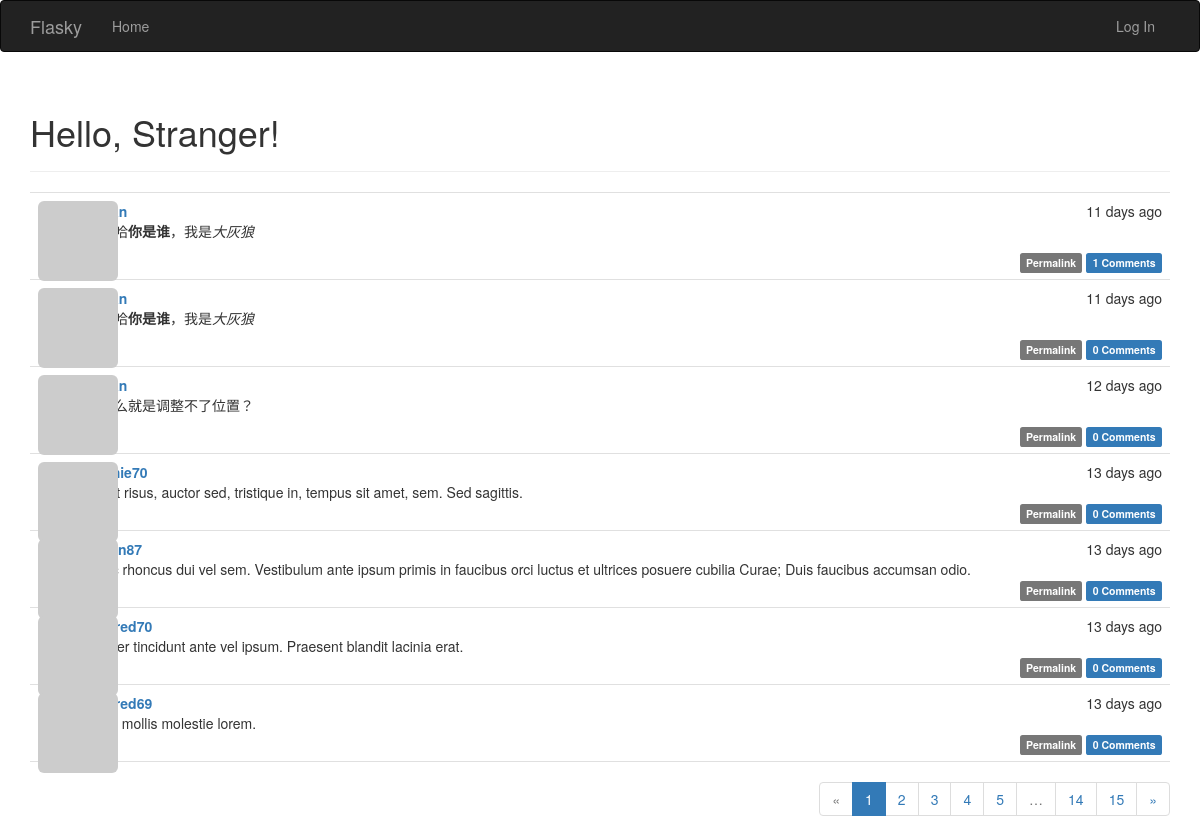
Before: / with the older database file.
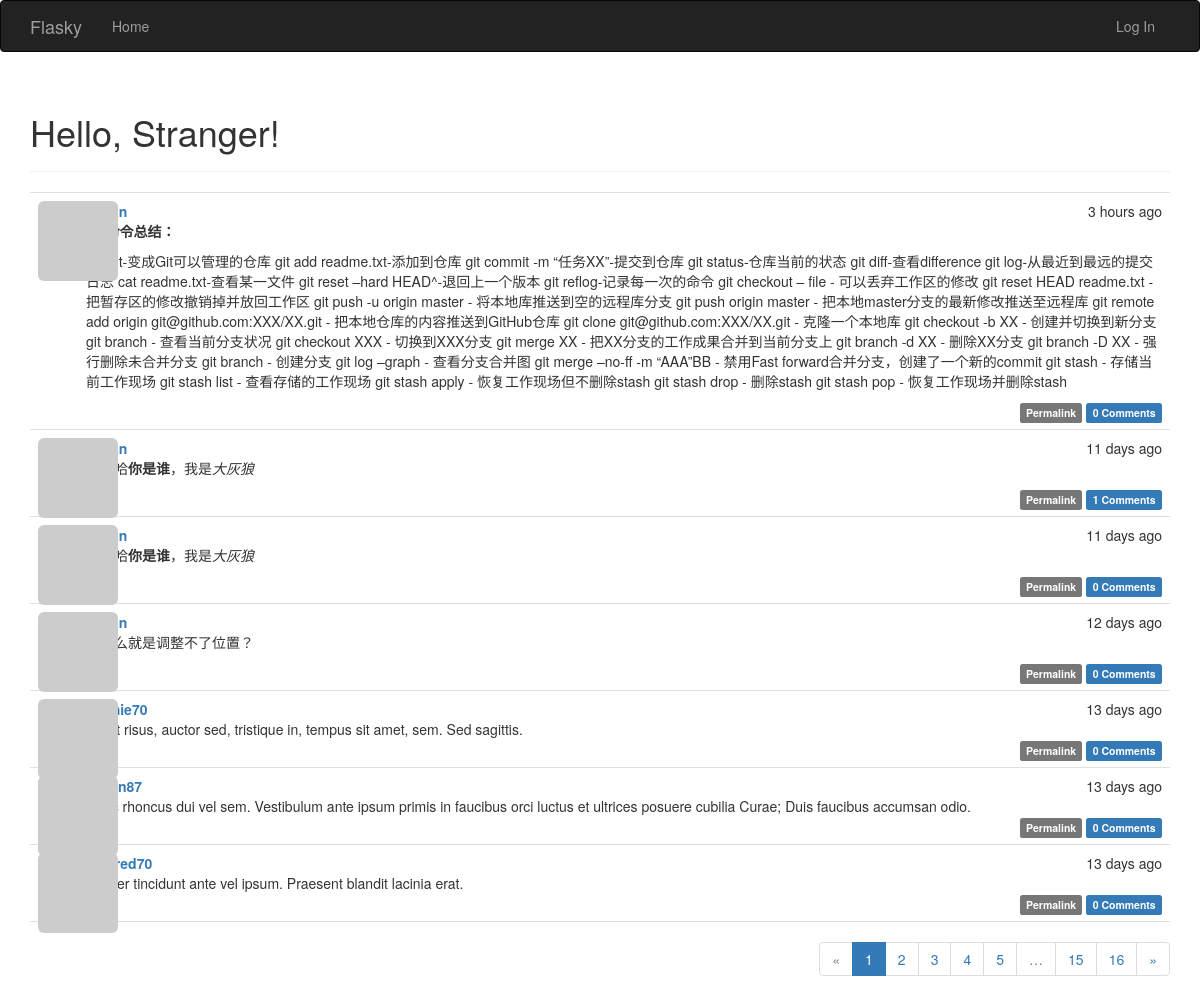
After: the same page with the newer database file.
### app/models.py (models this page shows, shortened)
class Post(db.Model):
    __tablename__ = 'posts'
    id = db.Column(db.Integer, primary_key=True)
    body = db.Column(db.Text)
    timestamp = db.Column(db.DateTime, index=True, default=datetime.utcnow)  # 有默认值
    author_id = db.Column(db.Integer, db.ForeignKey('users.id'))
    body_html = db.Column(db.Text)
    comments = db.relationship('Comment', backref='post', lazy='dynamic')

class User(UserMixin,db.Model):
    __tablename__ = 'users'
    sqlite_autoincrement = True
    id = db.Column(db.Integer, primary_key=True)
    email = db.Column(db.String(64), unique=True, index=True)
    username = db.Column(db.String(64), unique=True, index=True)
    role_id = db.Column(db.Integer, db.ForeignKey('roles.id'))
    password_hash = db.Column(db.String(128))
    confirmed = db.Column(db.Boolean, default=False)
    name = db.Column(db.String(64))
    location = db.Column(db.String(64))
    about_me = db.Column(db.Text())
    member_since = db.Column(db.DateTime(), default=datetime.utcnow)
    last_seen = db.Column(db.DateTime(), default=datetime.utcnow)
    avatar_hash = db.Column(db.String(32))
    posts = db.relationship('Post', backref='author', lazy='dynamic')  # posts和comments都需要关联author才行，所以两个都有
    comments = db.relationship('Comment', backref='author', lazy='dynamic')
    @property
    def password(self):  # 若尝试读取password的值会返回属性错误，因为生成了散列值后不能还原
        raise AttributeError('password is not a readable attribute')
    def gravatar(self, size=100, default='identicon', rating='g'):
        if request.is_secure:
            url = 'https://secure.gravatar.com/avatar'
        else:
            url = 'http://cn.gravatar.com/avatar'
        hash = self.avatar_hash or hashlib.md5(self.email.encode('utf-8')).hexdigest()
        return '{url}/{hash}?s={size}&d={default}&r={rating}'.format(
            url=url, hash=hash, size=size, default=default, rating=rating)

### app/main/views.py (the view)
@main.route('/', methods=['GET', 'POST'])
def index():
    form = PostForm()
    if current_user.can(Permission.WRITE_ARTICLES) and \
            form.validate_on_submit():
        post = Post(body=form.body.data,
                    author=current_user._get_current_object())
        db.session.add(post)
        return redirect(url_for('.index'))
    page = request.args.get('page', 1, type=int)
    pagination = Post.query.order_by(Post.timestamp.desc()).paginate(
        page, per_page=7,
        error_out=False)
    posts = pagination.items
    return render_template('index.html', form=form, posts=posts,
                           pagination=pagination)

### app/auth/views.py (called while the page is built)
@auth.before_app_request
def before_request():
    if current_user.is_authenticated:
        current_user.ping()
        if not current_user.confirmed \
                and request.endpoint[:5] != 'auth.' \
                and request.endpoint != 'static':
            return redirect(url_for('auth.unconfirmed'))

### app/main/__init__.py (called while the page is built)
@main.app_context_processor  # 把permission类加入模板
def inject_permissions():
    return dict(Permission=Permission)

### app/models.py (called while the page is built)
    def can(self, permissions):
        return False

    def is_administrator(self):
        return False

### app/templates/index.html (shortened to what this page needs)
{% extends "base.html" %}
{% import "bootstrap/wtf.html" as wtf %}
{% import "_macros.html" as macros %}
{% block page_content %}
<div class="page-header">
     <h1>Hello, {% if current_user.is_authenticated %}{{ current_user.username }}{% else %}Stranger{% endif %}!</h1>
</div>
{% include '_posts.html' %}
{% if pagination %}
<div class="pagination">
    {{ macros.pagination_widget(pagination, '.index') }}
</div>
{% endif %}
{% endblock %}

### app/templates/_posts.html (shortened to what this page needs)
<ul class="posts">
    {% for post in posts %}
    <li class="post">
        <div class="post-thumbnail">
            <a href="{{ url_for('.user', username=post.author.username) }}">
                <img class="img-rounded profile-thumbnail" src="{{ post.author.gravatar(size=40) }}">
            </a>
        </div>
        <div class="post-content">
            <div class="post-date">{{ moment(post.timestamp).fromNow() }}</div>
            <div class="post-author"><a href="{{ url_for('.user', username=post.author.username) }}">{{ post.author.username }}</a></div>
            <div class="post-body">
                {% if post.body_html %}
                    {{ post.body_html | safe }}
                {% else %}
                    {{ post.body }}
                {% endif %}
            </div>
            <div class="post-footer">
                <a href="{{ url_for('.post', id=post.id) }}">
                    <span class="label label-default">Permalink</span>
                </a>
                 <a href="{{ url_for('.post', id=post.id) }}#comments">
                    <span class="label label-primary">{{ post.comments.count() }} Comments</span>
                </a>
            </div>
        </div>
    </li>
    {% endfor %}
</ul>

Changed rows visible on the page:
no longer on this page (row unchanged): Post: timestamp "13 days ago", author.username "mildred69", body "Nulla mollis molestie lorem.", comments.count "0"
added Post: timestamp "3 hours ago", body_html "Git命令总结： git init-变成Git可以管理的仓库 git add readme.txt-添加到仓库 git commit -m “任务XX”-提交到仓库 git status-仓库当前的状态 git diff-查看difference git log-从最近到最远的提交日志 cat readme.txt-查看某一文件 git reset –hard HEAD^-退回上一个版本 git reflog-记录每一次的命令 git checkout – file - 可以丢弃工作区的修改 git reset HEAD readme.txt - 把暂存区的修改撤销掉并放回工作区 git push -u origin master - 将本地库推送到空的远程库分支 git push origin master - 把本地master分支的最新修改推送至远程库 git remote add origin git@github.com:XXX/XX.git - 把本地仓库的内容推送到GitHub仓库 git clone git@github.com:XXX/XX.git - 克隆一个本地库 git checkout -b XX - 创建并切换到新分支 git branch - 查看当前分支状况 git checkout XXX - 切换到XXX分支 git merge XX - 把XX分支的工作成果合并到当前分支上 git branch -d XX - 删除XX分支 git branch -D XX - 强行删除未合并分支 git branch - 创建分支 git log…", comments.count "0"
Other visible differences:
new list line: "16"
list line gone: "14"
